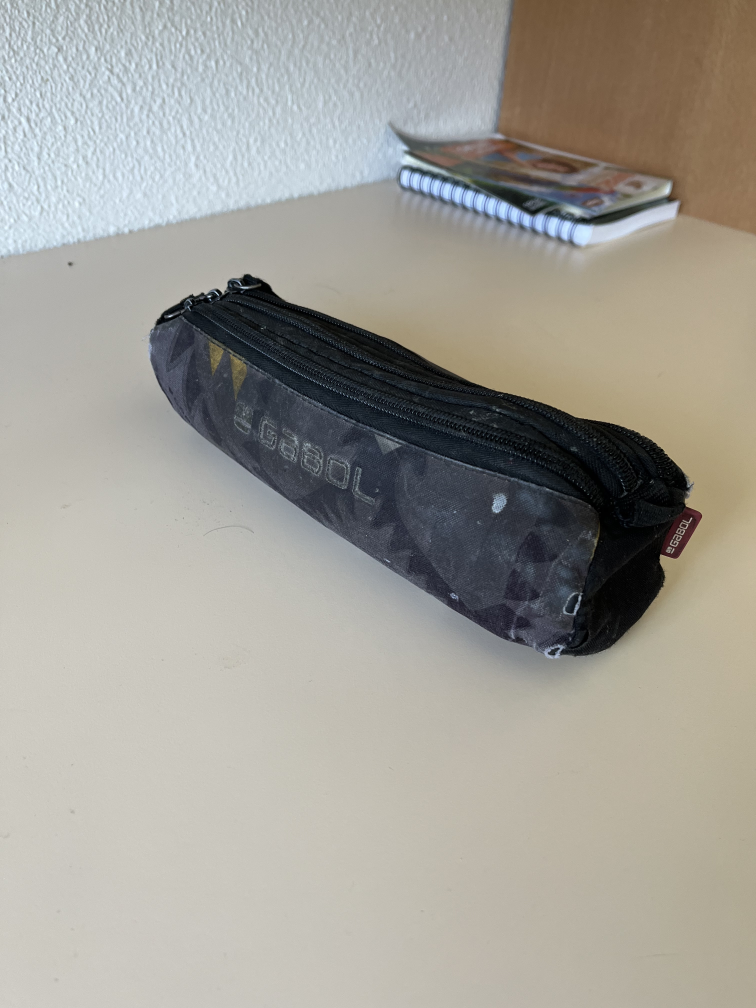
#> input picture photogrammetry/relative_orientation/images_multivues/IMG_9183.jpg, 3024 x 4032 px (shown at 1/4 size); its folder holds 4 pictures in this run
$ python reconstruction_incrementale.py
#> lines starting #> are read from the running program, lines starting #| are printed output that depends on the picture
import os
import glob
import cv2
import numpy as np
import matplotlib.pyplot as plt


IMAGE_FOLDER = "images_multivues"
OUTPUT_FOLDER = "resultats_incremental"

RATIO_TEST = 0.75
RANSAC_THRESH = 1.0
MIN_INLIERS_SAVE = 100
MIN_PNP_CORR = 6

FX0 = 3028.0
FY0 = 3028.0
REF_W = 3024.0
REF_H = 4032.0


def load_images(folder):
    exts = ["*.jpg", "*.jpeg", "*.png", "*.JPG", "*.JPEG", "*.PNG"]
    paths = []

    for ext in exts:
        paths.extend(glob.glob(os.path.join(folder, ext)))
#> pass 2 of the loop in load_images, `for ext in exts:`:
#> pass 3 of the loop in load_images, `for ext in exts:`:
#> the loop made 6 passes; the first 3 are shown
#> in load_images, `img = cv2.imread(p, cv2.IMREAD_GRAYSCALE)`:
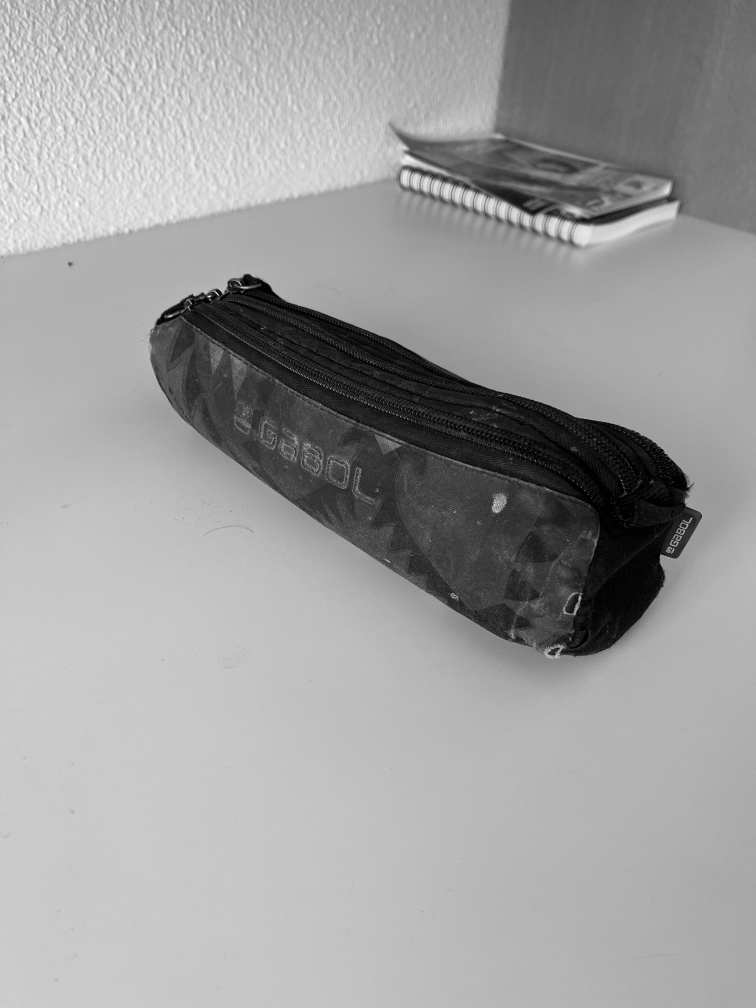
#> img: shape (4032, 3024) (shown at 1/4 size); min 0, max 255, mean 157.8

    paths = sorted(set(os.path.abspath(p) for p in paths), key=os.path.getmtime)

    if len(paths) < 2:
        raise RuntimeError("Il faut au moins deux images dans images_multivues.")

    images = []
    for p in paths:
        img = cv2.imread(p, cv2.IMREAD_GRAYSCALE)
        if img is None:
            raise RuntimeError(f"Image illisible : {p}")
        images.append(img)
#> pass 2 of the loop in load_images, `for p in paths:`:
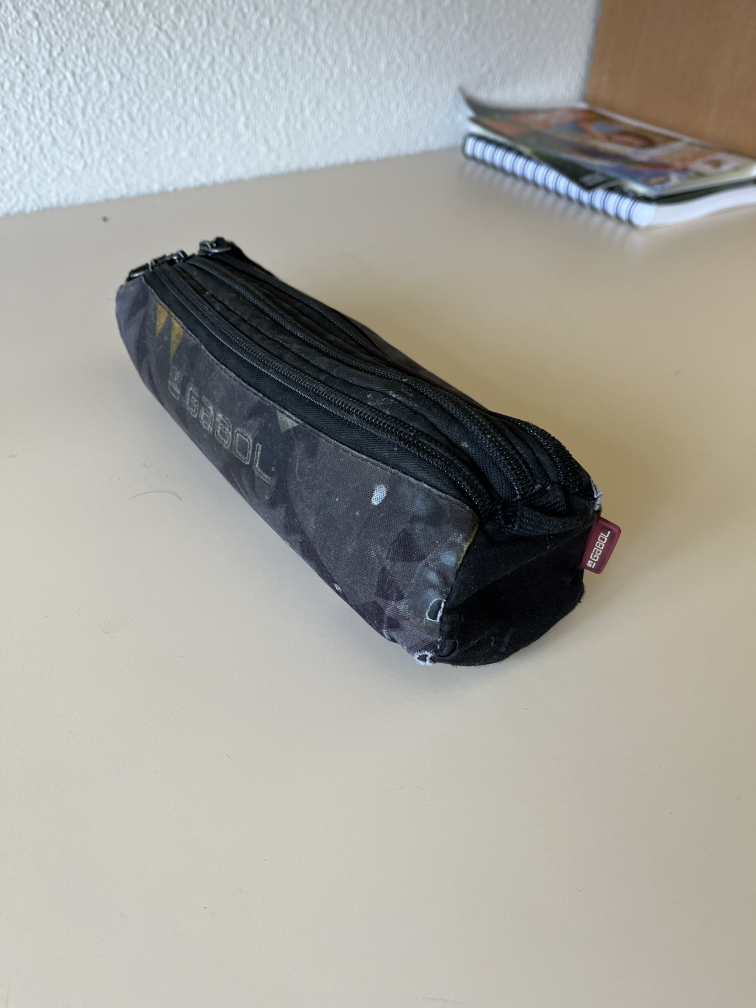
#> input picture photogrammetry/relative_orientation/images_multivues/IMG_9184.jpg, 3024 x 4032 px (shown at 1/4 size)
#> in load_images, `img = cv2.imread(p, cv2.IMREAD_GRAYSCALE)`:
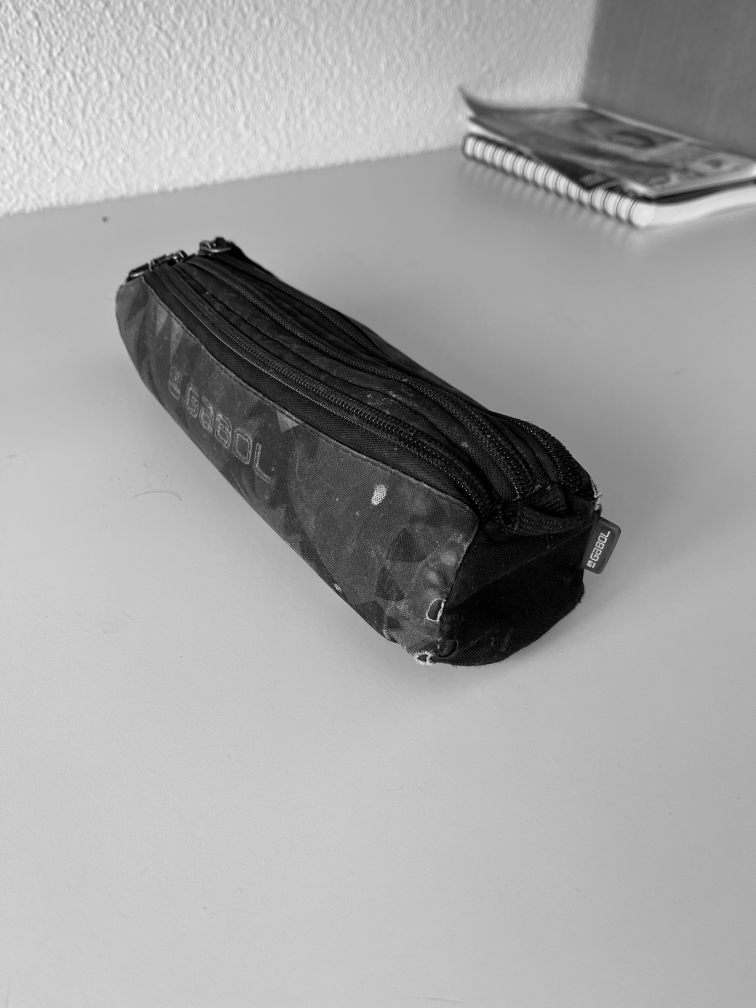
#> img: shape (4032, 3024) (shown at 1/4 size); min 0, max 255, mean 161.1
#> pass 3 of the loop in load_images, `for p in paths:`:
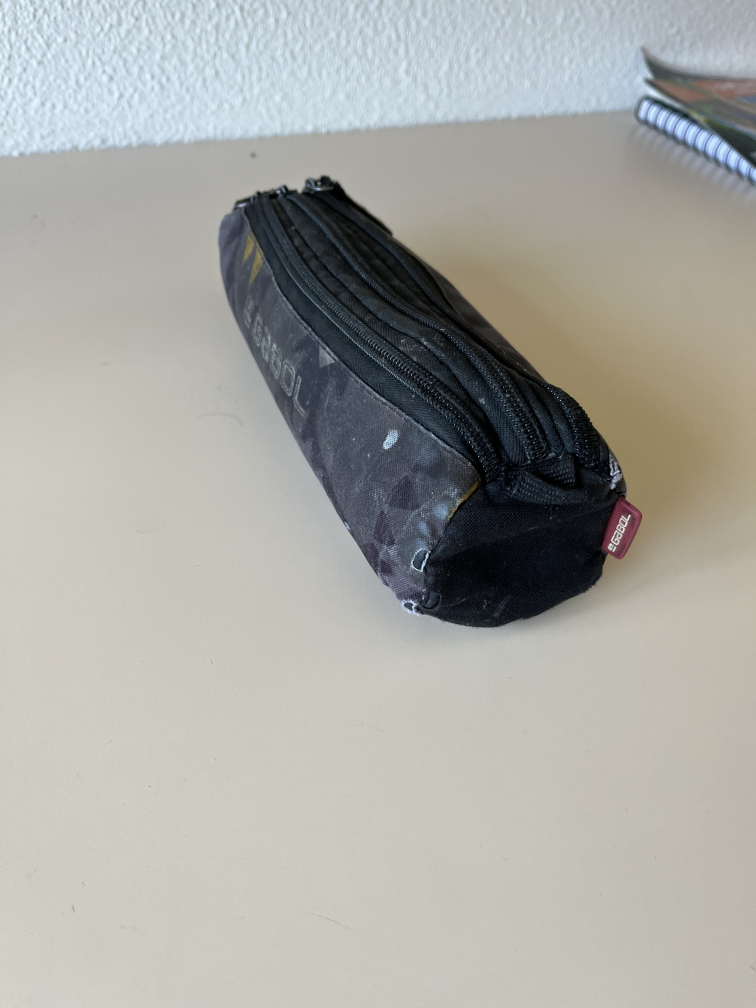
#> input picture photogrammetry/relative_orientation/images_multivues/IMG_9185.jpg, 3024 x 4032 px (shown at 1/4 size)
#> in load_images, `img = cv2.imread(p, cv2.IMREAD_GRAYSCALE)`:
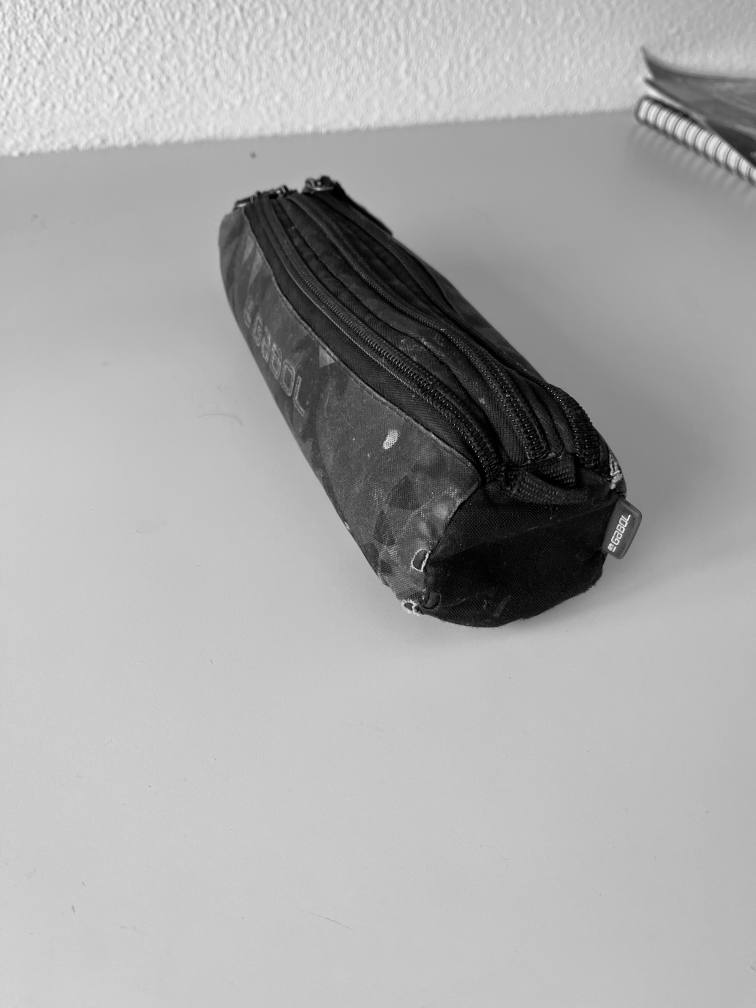
#> img: shape (4032, 3024) (shown at 1/4 size); min 0, max 255, mean 167.7
#> the loop made 4 passes; the first 3 are shown

    return paths, images


def iphone13_K(w, h):
    fx = FX0 * (w / REF_W)
    fy = FY0 * (h / REF_H)
    cx = w / 2.0
    cy = h / 2.0

    return np.array([
        [fx, 0.0, cx],
        [0.0, fy, cy],
        [0.0, 0.0, 1.0]
    ], dtype=np.float64)


def create_sift():
    try:
        return cv2.SIFT_create()
    except AttributeError:
        raise RuntimeError("SIFT non disponible. Installe opencv-contrib-python.")


def detect_sift_all(images):
    sift = create_sift()
    keypoints, descriptors = [], []

    for i, img in enumerate(images):
        kp, des = sift.detectAndCompute(img, None)
        keypoints.append(kp)
        descriptors.append(des)
        print(f"{i:03d} | keypoints = {len(kp)}")

    return keypoints, descriptors


# [123 lines left out: functions match_pair, save_matches, match_all_pairs, get_pair_result, inlier_keypoint_pairs, not called in this run]


def projection_matrix(K, R, t):
    return K @ np.hstack([R, np.asarray(t, dtype=float).reshape(3, 1)])


# [272 lines left out: functions triangulate_points, filter_triangulated_points, add_points_from_pair, find_2d_3d_correspondences, set_axes_equal, get_camera_centers and 2 more, not called in this run]


"""def export_ply(points_3d, output_path):
    os.makedirs(os.path.dirname(output_path), exist_ok=True)

    X = np.asarray(points_3d, dtype=float)

    with open(output_path, "w", encoding="utf-8") as f:
        f.write("ply\n")
        f.write("format ascii 1.0\n")
        f.write(f"element vertex {len(X)}\n")
        f.write("property float x\n")
        f.write("property float y\n")
        f.write("property float z\n")
        f.write("end_header\n")

        for x, y, z in X:
            f.write(f"{x} {y} {z}\n")

    print("PLY sauvegardé :", output_path)"""


# [9 lines left out: function visualize_open3d, not called in this run]


import os
import numpy as np
import matplotlib.pyplot as plt


# [105 lines left out: functions clean_and_center_points, export_ply, set_axes_equal, plot_clean_centered_cloud, not called in this run]

def main():
    os.makedirs(OUTPUT_FOLDER, exist_ok=True)

    paths, images = load_images(IMAGE_FOLDER)

    print("Images chargées :")
    for i, p in enumerate(paths):
        print(f"{i:03d} | {os.path.basename(p)}")
    print()

    h, w = images[0].shape[:2]
#> h = 4032; w = 3024
    K = iphone13_K(w, h)

    print("K estimé :")
    print(K)
#| [[3.028e+03 0.000e+00 1.512e+03]
#|  [0.000e+00 3.028e+03 2.016e+03]
#|  [0.000e+00 0.000e+00 1.000e+00]]
    print()

    print("Détection SIFT :")
    keypoints, descriptors = detect_sift_all(images)
    print()

    print("Matching exhaustif :")
    pairs = match_all_pairs(images, keypoints, descriptors, OUTPUT_FOLDER)
    print()

    valid_pairs = [
        (ij, res)
        for ij, res in pairs.items()
        if res["F"] is not None and len(res["inliers"]) >= 8
    ]

    if not valid_pairs:
        raise RuntimeError("Aucune paire valide pour initialiser la reconstruction.")

    (i0, j0), best = max(valid_pairs, key=lambda item: len(item[1]["inliers"]))

    print("Meilleure paire initiale :")
    print(f"{i0:03d}-{j0:03d} | inliers = {len(best['inliers'])}")
    print()

    E = K.T @ best["F"] @ K
    _, R_rel, t_rel, _ = cv2.recoverPose(E, best["pts_i"], best["pts_j"], K)

    n = len(images)

    R_global = [None] * n
    t_global = [None] * n

    R_global[i0] = np.eye(3)
    t_global[i0] = np.zeros(3)

    R_global[j0] = R_rel
    t_global[j0] = t_rel.reshape(3)

    registered = [i0, j0]
    points_3d = []
    obs_to_point = {}

    added_initial = add_points_from_pair(
        i0,
        j0,
        best,
        False,
        K,
        R_global,
        t_global,
        points_3d,
        obs_to_point,
        keypoints
    )

    print("Points triangulés initialement :", added_initial)
    print()

    remaining = set(range(n)) - set(registered)

    while remaining:
        best_candidate = None

        for img_idx in list(remaining):
            pts2d, pts3d = find_2d_3d_correspondences(
                img_idx,
                registered,
                pairs,
                obs_to_point,
                points_3d,
                keypoints
            )

            if len(pts2d) >= MIN_PNP_CORR:
                if best_candidate is None or len(pts2d) > best_candidate[0]:
                    best_candidate = (len(pts2d), img_idx, pts2d, pts3d)

        if best_candidate is None:
            print("Aucune image restante avec assez de correspondances 2D-3D.")
            break

        n_corr, img_idx, pts2d, pts3d = best_candidate

        print(f"Image {img_idx:03d} | correspondances 2D-3D = {n_corr}", end=" | ")

        try:
            ok, rvec, tvec, pnp_inliers = cv2.solvePnPRansac(
                pts3d,
                pts2d,
                K,
                None,
                iterationsCount=1000,
                reprojectionError=8.0,
                confidence=0.99,
                flags=cv2.SOLVEPNP_ITERATIVE
            )
        except cv2.error:
            ok, rvec, tvec, pnp_inliers = False, None, None, None

        if not ok or pnp_inliers is None or len(pnp_inliers) < MIN_PNP_CORR:
            print("PnP échec")
            remaining.remove(img_idx)
            continue

        R_new, _ = cv2.Rodrigues(rvec)
        t_new = tvec.reshape(3)

        R_global[img_idx] = R_new
        t_global[img_idx] = t_new

        registered.append(img_idx)
        remaining.remove(img_idx)

        new_points = 0

        for r in registered:
            if r == img_idx:
                continue

            pair_res, reverse = get_pair_result(pairs, img_idx, r)

            if pair_res is None:
                continue

            new_points += add_points_from_pair(
                img_idx,
                r,
                pair_res,
                reverse,
                K,
                R_global,
                t_global,
                points_3d,
                obs_to_point,
                keypoints
            )

        print(f"PnP succès | inliers PnP = {len(pnp_inliers)} | nouveaux points = {new_points}")

    print()
    print("Nombre final de caméras intégrées :", len(registered), "/", n)
    print("Nombre final de points 3D :", len(points_3d))
    print("Pas de bundle adjustment, dérive possible, échelle arbitraire.")
    print("Pas de surface/mesh : nuage sparse uniquement.")
    print()

    plot_3d_improved(
        points_3d,
        R_global,
        t_global,
        registered,
        OUTPUT_FOLDER
    )

    plot_2d_projections(
        points_3d,
        R_global,
        t_global,
        registered,
        OUTPUT_FOLDER
    )

    export_ply(
        points_3d,
        os.path.join(OUTPUT_FOLDER, "nuage_incremental_brut.ply")
    )

    X_clean_centered, barycentre = clean_and_center_points(
        points_3d,
        percentile=95
    )

    export_ply(
        X_clean_centered,
        os.path.join(OUTPUT_FOLDER, "nuage_incremental_clean_centered.ply")
    )

    plot_clean_centered_cloud(
        X_clean_centered,
        output_path=os.path.join(OUTPUT_FOLDER, "nuage_clean_centered.png")
    )


if __name__ == "__main__":
#> (the run stopped early here; a loop or call above may not have finished)
